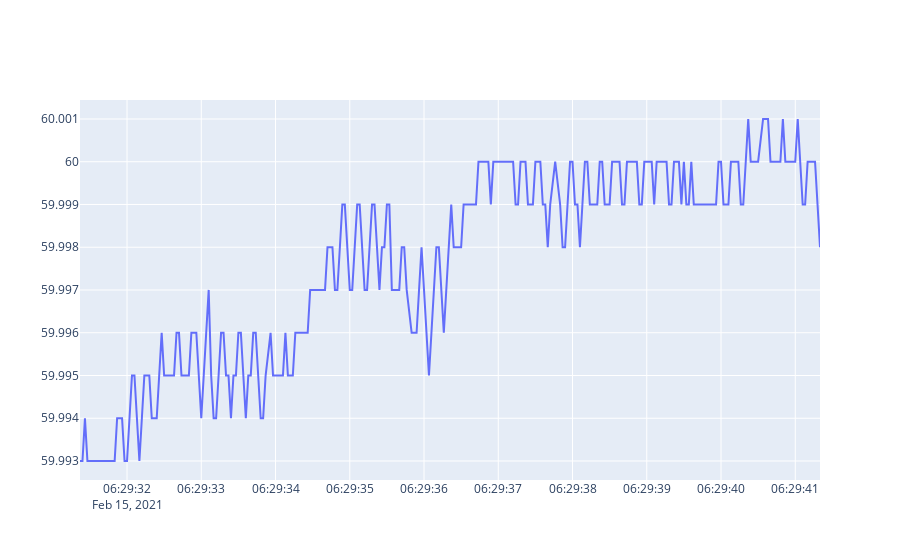

The notebook cell saved with this chart:
### Markdown cell above
<img style="float: right;" src="https://raw.githubusercontent.com/GridProtectionAlliance/openhistorian-python/main/docs/img/OHPythonAPI_icon32.png">
Plot queried openHistorian data...

### Code cell
import plotly.graph_objects as go

fig = go.Figure(data=go.Scatter(x=timestamps, y=values))
fig.show()

### Figure 1 — Plotly figure (JSON) as saved in the notebook; plotly's stock layout.template omitted (floating-point values rounded to 4 significant figures; data arrays with more than 128 entries replaced by an {"elided": "..."} marker saying what was removed)
{"data": [{"type": "scatter", "x": {"elided": "293 str values"}, "y": {"elided": "293 float values"}}], "layout": {"autosize": true, "xaxis": {"autorange": true, "range": ["2021-02-15 06:29:31.3667", "2021-02-15 06:29:41.3333"], "type": "date"}, "yaxis": {"autorange": true, "range": [59.99, 60.0], "type": "linear"}}}
